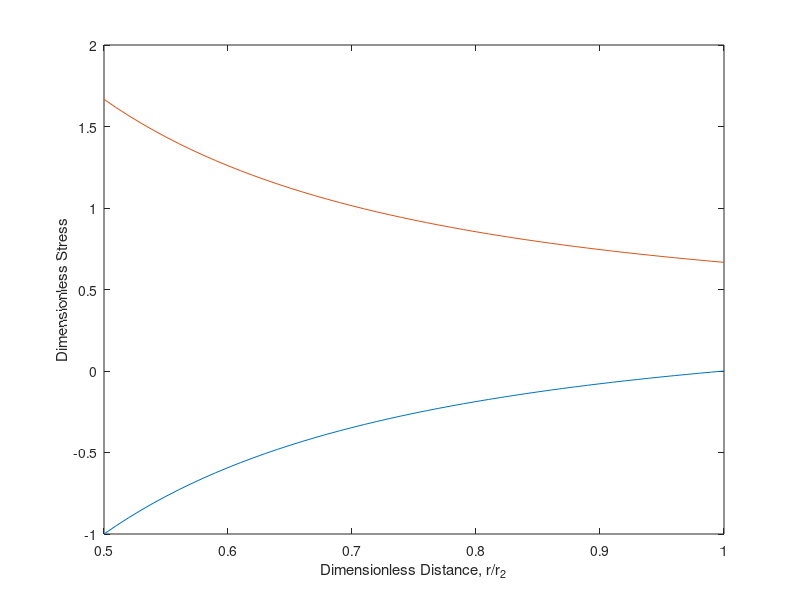

Reproduce this figure in MATLAB.
% MATLAB CODE: Example C-3
% Elasticity: Theory, Applications and Numerics 3e - Elsevier
% M.H. Sadd, University of Rhode Island
% Calculate and Plot Stresses in Thick-Walled Cylinder Problem Example 8.6
% Internal Pressure Loading Case with r1/r2=0.5; Generate Figure 8-9
clc;clear all;
% Generate Non-Dimensional Radial Coordinate Space: r/r2
r=[0.5:0.01:1];
% Calculation Loop for Stresses
for i=1:length(r)
    sr(i)=(1/3)*(1-(1/r(i))^2);
    st(i)=(1/3)*(1+(1/r(i))^2);
end
% Plotting Call
plot(r,sr,r,st)
xlabel('Dimensionless Distance, r/r_2')
ylabel('Dimensionless Stress')
